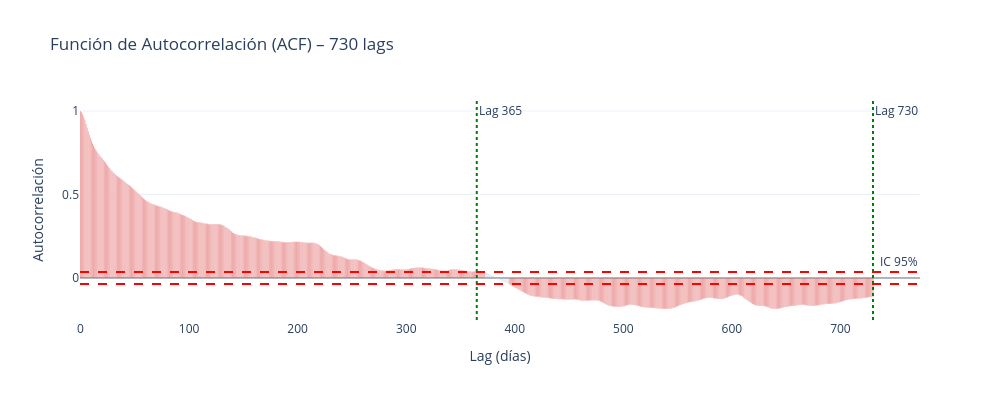
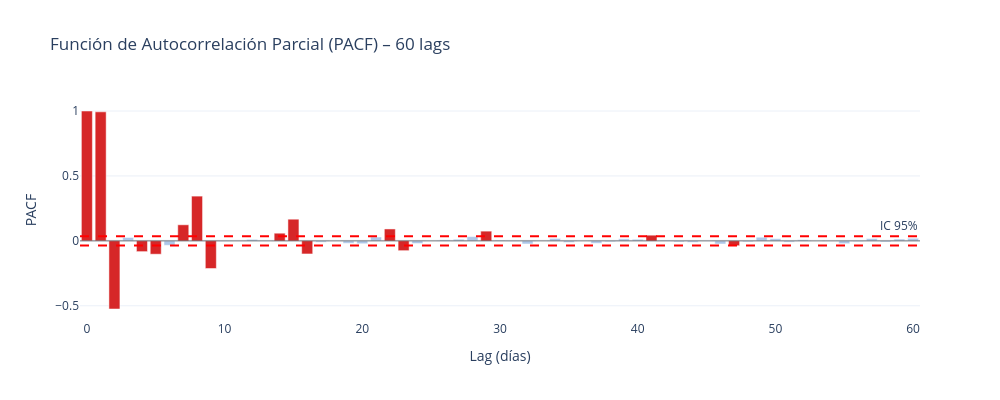

Write notebook code for charts like these, in order.
### Markdown cell above
## 5. Autocorrelación (ACF) y Autocorrelación Parcial (PACF)

- **ACF** (*Autocorrelation Function*): mide la correlación entre $Y_t$ y $Y_{t-k}$ para distintos lags $k$. Picos periódicos indican estacionalidad.
- **PACF** (*Partial ACF*): mide la correlación directa entre $Y_t$ y $Y_{t-k}$ eliminando efectos intermedios. Ayuda a determinar el orden $p$ de modelos AR.

Analizamos hasta **730 lags** (2 años) para captar el ciclo anual completo.

### Code cell
# =============================================================================
# CONCEPTO: Función de Autocorrelación (ACF) y Autocorrelación Parcial (PACF)
# -----------------------------------------------------------------------------
# acf(serie, nlags, fft=True)
#   - nlags   → número de lags a calcular (730 = 2 años para captar ciclo anual)
#   - fft=True → usa Transformada de Fourier para acelerar el cálculo en series largas
#   - Devuelve array de coeficientes de correlación ρ(k) para k=0,1,...,nlags
#
# pacf(serie, nlags)
#   - Se limita a 60 lags: la PACF pierde interpretabilidad a lags muy largos
#   - Método por defecto: "yw" (Yule-Walker); alternativa: "ols"
#
# Intervalo de confianza 95% (aproximación de Bartlett):
#   IC₉₅ = ±1.96 / √N   donde N = número de observaciones
#   Coeficientes fuera del IC son estadísticamente significativos
#
# Coloración dinámica en go.Bar:
#   Rojo (#d62728) si |valor| > IC_95 → lag significativo
#   Azul claro (#aec7e8) si no supera el umbral
#
# add_vline(x=365/730) → marca visual de los ciclos anuales
#   Pico en lag 365: confirma estacionalidad anual fuerte
#   Pico en lag 730: confirma que el patrón se repite dos veces (ciclo bi-anual)
#
# Lectura para modelado SARIMA:
#   ACF: decaimiento lento → AR o diferenciación necesaria
#   PACF: corte abrupto en lag p → orden autorregresivo AR(p)
#   Pico estacional en ACF lag 365 → parámetro SAR/SMA estacional (m=365)
#
# CRITERIO DE USO: ACF + PACF son las herramientas diagnósticas estándar
# para identificar los órdenes (p, d, q)(P, D, Q)m de modelos SARIMA.
# =============================================================================
# Calcular ACF y PACF
n_lags = 730
acf_vals = acf(df["Caudal"], nlags=n_lags, fft=True)
pacf_vals = pacf(df["Caudal"], nlags=60)  # PACF solo para lags cortos

# Intervalo de confianza 95%
ic_95 = 1.96 / np.sqrt(len(df))

# ACF
fig_acf = go.Figure()
fig_acf.add_trace(go.Bar(
    x=list(range(n_lags + 1)), y=acf_vals,
    marker_color=["#d62728" if abs(v) > ic_95 else "#aec7e8" for v in acf_vals],
    name="ACF",
))
fig_acf.add_hline(y=ic_95, line_dash="dash", line_color="red", annotation_text="IC 95%")
fig_acf.add_hline(y=-ic_95, line_dash="dash", line_color="red")
fig_acf.add_hline(y=0, line_color="black", line_width=0.5)

# Marcar lags anuales
for yr in [365, 730]:
    fig_acf.add_vline(x=yr, line_dash="dot", line_color="green",
                      annotation_text=f"Lag {yr}")

fig_acf.update_layout(
    title=f"Función de Autocorrelación (ACF) – {n_lags} lags",
    xaxis_title="Lag (días)", yaxis_title="Autocorrelación",
    width=1000, height=400,
)
fig_acf.show()

# PACF (primeros 60 lags)
fig_pacf = go.Figure()
fig_pacf.add_trace(go.Bar(
    x=list(range(len(pacf_vals))), y=pacf_vals,
    marker_color=["#d62728" if abs(v) > ic_95 else "#aec7e8" for v in pacf_vals],
    name="PACF",
))
fig_pacf.add_hline(y=ic_95, line_dash="dash", line_color="red", annotation_text="IC 95%")
fig_pacf.add_hline(y=-ic_95, line_dash="dash", line_color="red")
fig_pacf.add_hline(y=0, line_color="black", line_width=0.5)
fig_pacf.update_layout(
    title="Función de Autocorrelación Parcial (PACF) – 60 lags",
    xaxis_title="Lag (días)", yaxis_title="PACF",
    width=1000, height=400,
)
fig_pacf.show()

print(f"📌 ACF en lag 1: {acf_vals[1]:.4f}")
print(f"📌 ACF en lag 365: {acf_vals[365]:.4f}")
print(f"📌 ACF en lag 730: {acf_vals[730]:.4f}")
print(f"📌 PACF en lag 1: {pacf_vals[1]:.4f}")

### Figure 1 — Plotly figure (JSON) as saved in the notebook; plotly's stock layout.template omitted (floating-point values rounded to 4 significant figures; data arrays with more than 128 entries replaced by an {"elided": "..."} marker saying what was removed)
{"data": [{"marker": {"color": {"elided": "731 str values"}}, "name": "ACF", "type": "bar", "x": {"elided": "731 int values"}, "y": {"elided": "731 float values"}}], "layout": {"annotations": [{"showarrow": false, "text": "IC 95%", "x": 1, "xanchor": "right", "xref": "x domain", "y": 0.03626, "yanchor": "bottom", "yref": "y"}, {"showarrow": false, "text": "Lag 365", "x": 365, "xanchor": "left", "xref": "x", "y": 1, "yanchor": "top", "yref": "y domain"}, {"showarrow": false, "text": "Lag 730", "x": 730, "xanchor": "left", "xref": "x", "y": 1, "yanchor": "top", "yref": "y domain"}], "height": 400, "shapes": [{"line": {"color": "red", "dash": "dash"}, "type": "line", "x0": 0, "x1": 1, "xref": "x domain", "y0": 0.03626, "y1": 0.03626, "yref": "y"}, {"line": {"color": "red", "dash": "dash"}, "type": "line", "x0": 0, "x1": 1, "xref": "x domain", "y0": -0.03626, "y1": -0.03626, "yref": "y"}, {"line": {"color": "black", "width": 0.5}, "type": "line", "x0": 0, "x1": 1, "xref": "x domain", "y0": 0, "y1": 0, "yref": "y"}, {"line": {"color": "green", "dash": "dot"}, "type": "line", "x0": 365, "x1": 365, "xref": "x", "y0": 0, "y1": 1, "yref": "y domain"}, {"line": {"color": "green", "dash": "dot"}, "type": "line", "x0": 730, "x1": 730, "xref": "x", "y0": 0, "y1": 1, "yref": "y domain"}], "title": {"text": "Función de Autocorrelación (ACF) – 730 lags"}, "width": 1000, "xaxis": {"title": {"text": "Lag (días)"}}, "yaxis": {"title": {"text": "Autocorrelación"}}}}

### Figure 2 — Plotly figure (JSON) as saved in the notebook; plotly's stock layout.template omitted (floating-point values rounded to 4 significant figures)
{"data": [{"marker": {"color": ["#d62728", "#d62728", "#d62728", "#aec7e8", "#d62728", "#d62728", "#aec7e8", "#d62728", "#d62728", "#d62728", "#aec7e8", "#aec7e8", "#aec7e8", "#aec7e8", "#d62728", "#d62728", "#d62728", "#aec7e8", "#aec7e8", "#aec7e8", "#aec7e8", "#aec7e8", "#d62728", "#d62728", "#aec7e8", "#aec7e8", "#aec7e8", "#aec7e8", "#aec7e8", "#d62728", "#aec7e8", "#aec7e8", "#aec7e8", "#aec7e8", "#aec7e8", "#aec7e8", "#aec7e8", "#aec7e8", "#aec7e8", "#aec7e8", "#aec7e8", "#d62728", "#aec7e8", "#aec7e8", "#aec7e8", "#aec7e8", "#aec7e8", "#d62728", "#aec7e8", "#aec7e8", "#aec7e8", "#aec7e8", "#aec7e8", "#aec7e8", "#aec7e8", "#aec7e8", "#aec7e8", "#aec7e8", "#aec7e8", "#aec7e8", "#aec7e8"]}, "name": "PACF", "type": "bar", "x": [0, 1, 2, 3, 4, 5, 6, 7, 8, 9, 10, 11, 12, 13, 14, 15, 16, 17, 18, 19, 20, 21, 22, 23, 24, 25, 26, 27, 28, 29, 30, 31, 32, 33, 34, 35, 36, 37, 38, 39, 40, 41, 42, 43, 44, 45, 46, 47, 48, 49, 50, 51, 52, 53, 54, 55, 56, 57, 58, 59, 60], "y": [1.0, 0.9935, -0.5247, 0.02632, -0.08293, -0.1027, -0.03431, 0.1237, 0.3446, -0.2129, -0.004746, 0.003027, 0.0115, -0.001551, 0.05899, 0.1668, -0.1009, -0.01048, 0.001, -0.01877, -0.0221, 0.0297, 0.09165, -0.07551, -0.02043, 0.002085, 0.007818, 0.01244, 0.03267, 0.07482, 0.005382, -0.004661, -0.02406, -0.001183, 0.01885, -0.0123, -0.0008116, -0.0187, -0.007546, 0.01593, 0.01221, 0.04376, 0.005394, -0.008514, -0.01083, -0.002377, -0.02423, -0.03741, -0.008179, 0.02818, 0.01676, -0.009626, 0.009101, -0.0006187, 0.002772, -0.02161, -0.006174, 0.01787, -0.008742, 0.01395, 0.01991]}], "layout": {"annotations": [{"showarrow": false, "text": "IC 95%", "x": 1, "xanchor": "right", "xref": "x domain", "y": 0.03626, "yanchor": "bottom", "yref": "y"}], "height": 400, "shapes": [{"line": {"color": "red", "dash": "dash"}, "type": "line", "x0": 0, "x1": 1, "xref": "x domain", "y0": 0.03626, "y1": 0.03626, "yref": "y"}, {"line": {"color": "red", "dash": "dash"}, "type": "line", "x0": 0, "x1": 1, "xref": "x domain", "y0": -0.03626, "y1": -0.03626, "yref": "y"}, {"line": {"color": "black", "width": 0.5}, "type": "line", "x0": 0, "x1": 1, "xref": "x domain", "y0": 0, "y1": 0, "yref": "y"}], "title": {"text": "Función de Autocorrelación Parcial (PACF) – 60 lags"}, "width": 1000, "xaxis": {"title": {"text": "Lag (días)"}}, "yaxis": {"title": {"text": "PACF"}}}}
